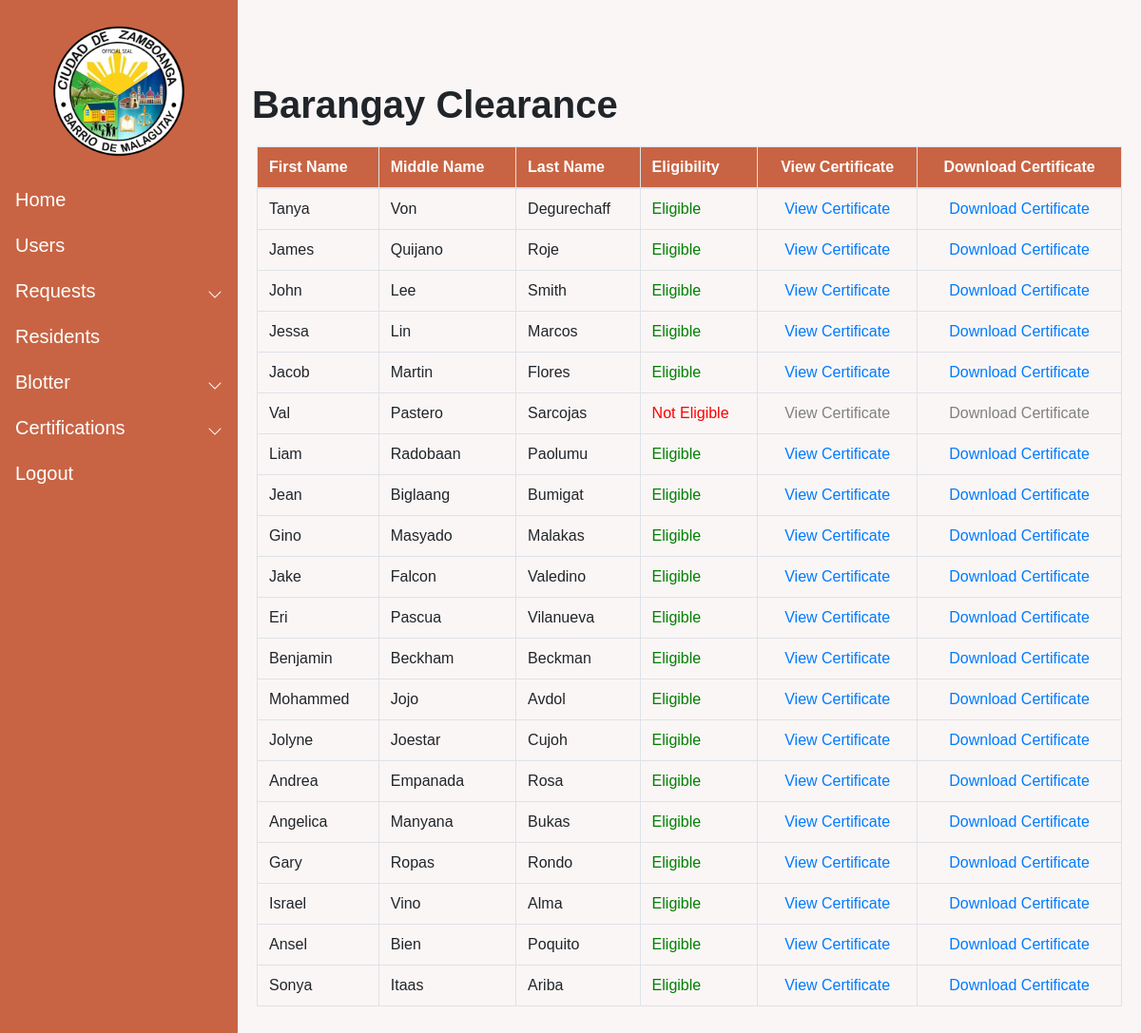
The app's page /resident_list/ (signed in), older data.
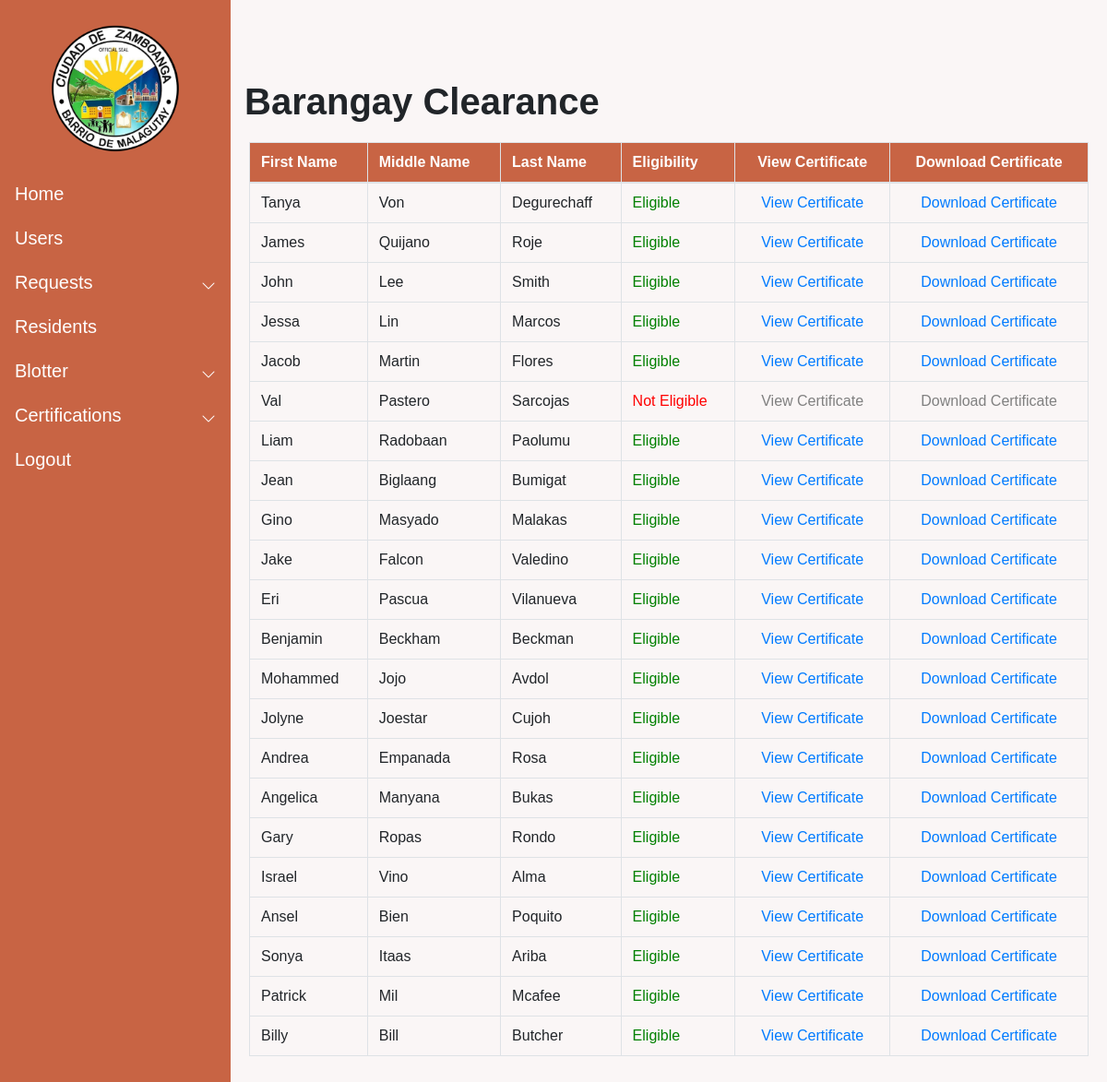
The same page, newer data.
### Resident/models.py (models this page shows, shortened)
class Resident (models.Model):
    pic = models.ImageField(null=True, blank = True, verbose_name="Profile Picture", upload_to= "images/", default='images/default_pp.jpg')
    First_name = models.CharField(max_length=50)
    Last_name = models.CharField(max_length=50)
    Middle_name = models.CharField(max_length=50)
    Birthdate = models.DateField(auto_now_add=False, auto_now=False)
    Gender_choices = (
        ('Male','Male'),
        ('Female','Female')
        )
    Gender = models.CharField(max_length=100, choices=Gender_choices, default = "Not Specified")
    Contact = models.CharField(max_length=11)
    Phealthnone = 'None'
    Phealth_choices = (
        ('None', 'None'),
        ('Employed','Employed'),
        ('Voluntary','Voluntary'),
        ('OFW','OFW'),
        ('Sponsored','Sponsored'),
        ('Indigent','Indigent'),
        ('Lifetime','Lifetime'),
        ('Senior','Senior')
    )
    Philhealth_membership = models.CharField(max_length=100,choices=Phealth_choices,default=Phealthnone,verbose_name="Philhealth Membership Type")
    Cstatus_choices = (
        ('Single','Single'),
        ('Married','Married'),
        ('Separated','Separated'),
        ('Widowed','Widowed'),
        )
    Marital_status = models.CharField(max_length=100, choices = Cstatus_choices, default = "")
    Citizenship = models.CharField(max_length=100)
    Religion = models.CharField(max_length=100)
    Occupation = models.CharField(max_length=100, null=True, blank=True)
    Vac_choices = (
        ('Vaccinated','Vaccinated'),
        ('Unvaccinated','Unvaccinated')
    )
    Vaccination = models.CharField(max_length=100, choices = Vac_choices, verbose_name="Vaccination Status", default="")
    Address = models.TextField(max_length=250, verbose_name="Street Address")
    Blacklisted = models.BooleanField(default = False)
    created_date = models.DateTimeField(auto_now_add=True)
    modified_date = models.DateTimeField(auto_now=True)

### Certification/views.py (the view)
# urls.py: path('resident_list/',resident_list,name="resident_list"),
@login_required(login_url='login')
def resident_list(request):
    Resident_obj = Resident.objects.all()
    cresident = Resident.objects.filter(Blacklisted = False)
    bresident = Resident.objects.filter(Blacklisted = True)
    Resident_cleared = cresident.order_by('First_name')
    Resident_blacklisted = bresident.order_by('First_name')
    Blotter_number = []
    for res in Resident_blacklisted:
        resid = res.id
        blo = Blotreport.objects.filter(Offender = resid)
        bloo = blo.count()
        Blotter_number.append(bloo)
    context = {
        'Resident_obj' : Resident_obj,
        'Resident_cleared': Resident_cleared,
        'Resident_blacklisted': Resident_blacklisted,
        'Blotter_number' : Blotter_number
    }
    return render(request, "certification/barangay_clearance.html",context = context)

### templates/certification/barangay_clearance.html (shortened to what this page needs)
{% extends 'base.html' %}
{%  load static %}
{% block content %}
<h1 style="margin-left: 10px; margin-bottom:20px;"><b>Barangay Clearance</b></h1>
<div class="container-fluid mt-3 mb-5">
    <table class = "table table-bordered table-hover" id="RequestTable">
        <thead>
            <tr>
            <th>First Name</th>
            <th>Middle Name</th>
            <th>Last Name</th>
            <th>Eligibility</th>
            <th style="text-align: center;">View Certificate</th>
            <th style="text-align: center;">Download Certificate</th>
        </tr>
        </thead>
        <tbody>
            {% for res in Resident_obj %}
            <tr>
                <td>{{ res.First_name }}</td>
                <td>{{ res.Middle_name}}</td>
                <td>{{res.Last_name}}</td>
                {% if res.Blacklisted == True %}
                <td style="color:red;">Not Eligible</td>
                <td style="text-align: center;"><a style="color: gray;">View Certificate</a></td>
                <td style="text-align: center;"><a style="color: gray;">Download Certificate</a></td>
                {% else %}
                <td style="color: green;">Eligible</td>
                <td style="text-align: center;"><a href ="{% url 'view_certificate' res.pk %}">View Certificate</a></td>
                <td style="text-align: center;"><a href="{% url 'generate_certificate' res.pk %}">Download Certificate</a></td>
                {% endif %}
            </tr>
            {% endfor %}
        </tbody>
    </table>
</div>
{%  endblock content %}

Row changes from the older to the newer data that the page shows:
added Resident: First_name "Patrick", Middle_name "Mil", Last_name "Mcafee", Blacklisted "Eligible"
added Resident: First_name "Billy", Middle_name "Bill", Last_name "Butcher", Blacklisted "Eligible"
